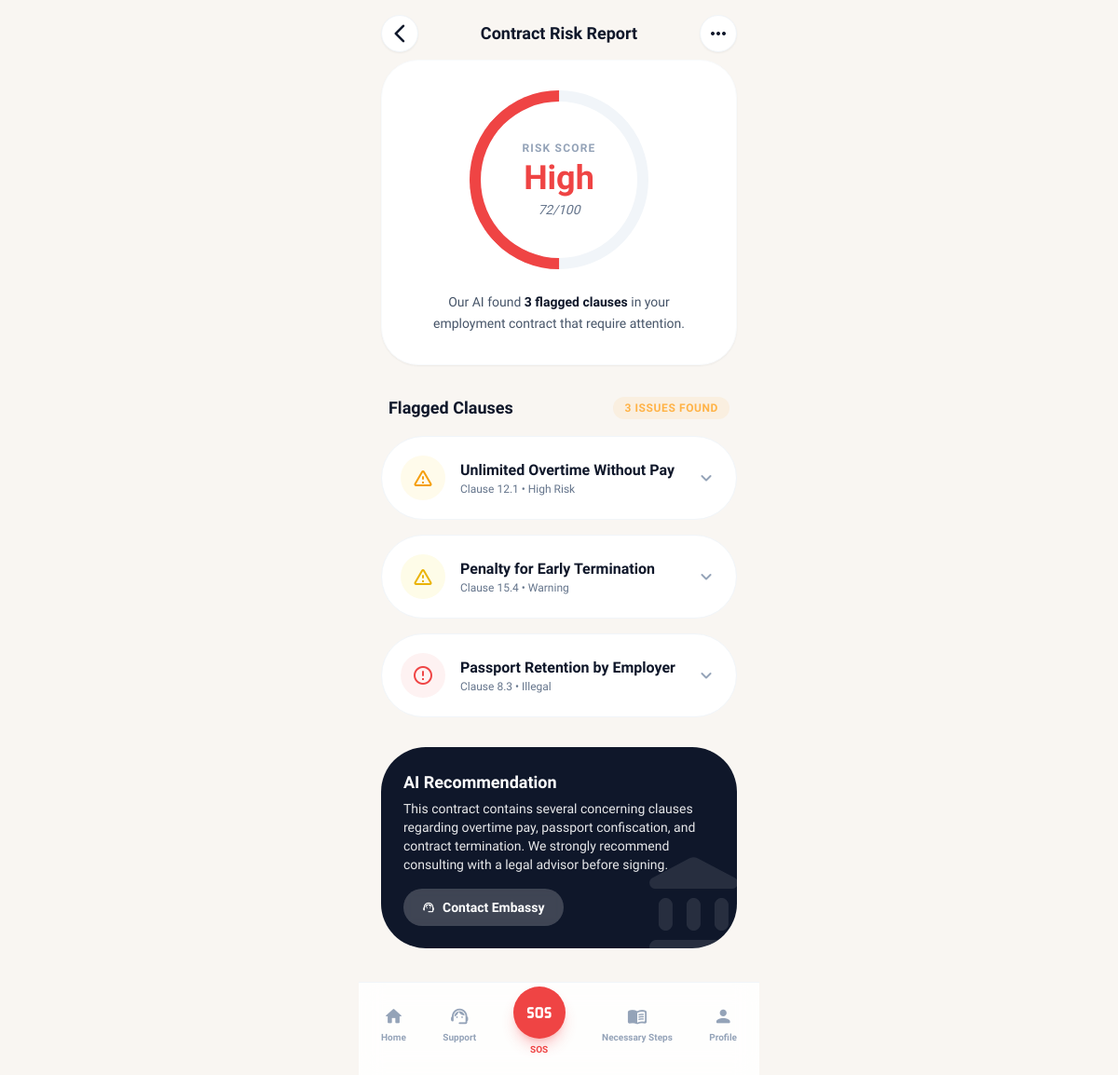
Screenshot of /contract-risk-report/ (signed in) with the database file from the repository.
### main/models.py (models this page shows, shortened)
class ContractAnalysis(models.Model):
    class RiskLevel(models.TextChoices):
        LOW = 'low', 'Low'
        MEDIUM = 'medium', 'Medium'
        HIGH = 'high', 'High'
    user = models.ForeignKey(
        settings.AUTH_USER_MODEL,
        on_delete=models.CASCADE,
        related_name='contract_analyses',
    )
    employer_name = models.CharField(max_length=200, blank=True)
    file = models.FileField(upload_to='contracts/')
    analyzed_at = models.DateTimeField(auto_now_add=True)
    risk_score = models.PositiveSmallIntegerField(
        default=0,
        help_text='Overall risk score 0–100',
    )
    risk_level = models.CharField(
        max_length=10,
        choices=RiskLevel.choices,
        default=RiskLevel.LOW,
    )
    ai_recommendation = models.TextField(
        blank=True,
        help_text='AI-generated overall recommendation text',
    )
    ai_recommendation_ne = models.TextField(
        blank=True,
        help_text='Nepali translation of the recommendation',
    )
    class Meta:
        verbose_name_plural = 'Contract analyses'
        ordering = ['-analyzed_at']

class FlaggedClause(models.Model):
    class Severity(models.TextChoices):
        ILLEGAL = 'illegal', 'Illegal'
        HIGH_RISK = 'high_risk', 'High Risk'
        WARNING = 'warning', 'Warning'
        INFO = 'info', 'Info'
    analysis = models.ForeignKey(
        ContractAnalysis,
        on_delete=models.CASCADE,
        related_name='flagged_clauses',
    )
    clause_reference = models.CharField(
        max_length=50,
        help_text='e.g. "Clause 14.2"',
    )
    title = models.CharField(max_length=200)
    severity = models.CharField(max_length=15, choices=Severity.choices)
    original_text = models.TextField(help_text='Original clause text in English')
    explanation_ne = models.TextField(
        blank=True,
        help_text='Plain-language Nepali explanation',
    )
    recommendation = models.TextField(blank=True)
    class Meta:
        ordering = ['clause_reference']

### main/views.py (the view)
# urls.py: path('contract-risk-report/', views.contract_risk_report, name='contract_risk_report'),
@login_required(login_url='main:login')
def contract_risk_report(request, pk=None):
    if pk:
        analysis = get_object_or_404(ContractAnalysis, pk=pk, user=request.user)
    else:
        analysis = request.user.contract_analyses.first()
        if not analysis:
            return redirect('main:contract_analysis_upload')
    clauses = analysis.flagged_clauses.all()
    context = {
        'analysis': analysis,
        'clauses': clauses,
        'unread_count': _unread_count(request.user),
    }
    return render(request, 'main/contract_risk_report.html', context)

### main/views.py (called while the page is built)
def _unread_count(user):
    if user.is_authenticated:
        return user.notifications.filter(is_read=False).count()
    return 0

### templates/main/contract_risk_report.html (shortened to what this page needs)
{% extends 'base.html' %}
{% block header %}
<header class="px-6 pt-4 pb-2 flex items-center justify-between">
    <button onclick="history.back()" class="w-10 h-10 flex items-center justify-center rounded-full bg-white dark:bg-zinc-800 shadow-sm border border-slate-100 dark:border-zinc-700">
        <span class="material-icons-round">arrow_back_ios_new</span>
    </button>
    <h1 class="text-lg font-bold">Contract Risk Report</h1>
    <button class="w-10 h-10 flex items-center justify-center rounded-full bg-white dark:bg-zinc-800 shadow-sm border border-slate-100 dark:border-zinc-700">
        <span class="material-icons-round">more_horiz</span>
    </button>
</header>
{% endblock %}
{% block content %}
<div class="bg-white dark:bg-zinc-900 rounded-[2.5rem] p-8 mb-8 shadow-sm border border-slate-50 dark:border-zinc-800 flex flex-col items-center">
    <div class="relative w-48 h-48 flex items-center justify-center">
        <div class="absolute inset-0 rounded-full border-[12px] border-slate-100 dark:border-zinc-800"></div>
        <div class="absolute inset-0 rounded-full border-[12px] {% if analysis.risk_level == 'high' %}border-danger{% elif analysis.risk_level == 'low' %}border-success{% else %}border-warning{% endif %} border-r-transparent border-b-transparent -rotate-45"></div>
        <div class="text-center z-10">
            <span class="text-xs font-bold text-slate-400 dark:text-zinc-500 tracking-widest uppercase mb-1 block">Risk Score</span>
            <div class="text-4xl font-extrabold {% if analysis.risk_level == 'high' %}text-danger{% elif analysis.risk_level == 'low' %}text-success{% else %}text-warning{% endif %}">{{ analysis.get_risk_level_display }}</div>
            <p class="text-sm text-slate-500 mt-1 italic">{{ analysis.risk_score }}/100</p>
        </div>
    </div>
    <p class="mt-6 text-center text-slate-600 dark:text-zinc-400 text-sm leading-relaxed px-4">
        Our AI found <span class="font-bold text-slate-900 dark:text-white">{{ clauses|length }} flagged clause{{ clauses|length|pluralize }}</span> in your employment contract that require attention.
    </p>
</div>
<div class="flex items-center justify-between mb-4 px-2">
    <h2 class="text-lg font-bold">Flagged Clauses</h2>
    <span class="px-3 py-1 bg-warning/10 text-warning rounded-full text-xs font-bold uppercase tracking-wider">{{ clauses|length }} Issue{{ clauses|length|pluralize }} Found</span>
</div>
<div class="space-y-4">
    {% for clause in clauses %}
    <details class="group bg-white dark:bg-zinc-900 rounded-3xl border border-slate-100 dark:border-zinc-800 transition-all duration-300 open:ring-2 open:ring-primary/20">
        <summary class="flex items-center justify-between p-5 cursor-pointer list-none">
            <div class="flex items-center gap-4">
                <div class="w-12 h-12 rounded-2xl {% if clause.severity == 'illegal' %}bg-red-50 dark:bg-red-900/20{% elif clause.severity == 'high_risk' %}bg-amber-50 dark:bg-amber-900/20{% else %}bg-yellow-50 dark:bg-yellow-900/20{% endif %} flex items-center justify-center {% if clause.severity == 'illegal' %}text-red-500{% elif clause.severity == 'high_risk' %}text-amber-500{% else %}text-yellow-500{% endif %}">
                    <span class="material-icons-round">{% if clause.severity == 'illegal' %}error_outline{% else %}warning_amber{% endif %}</span>
                </div>
                <div>
                    <h3 class="font-bold text-slate-900 dark:text-white">{{ clause.title }}</h3>
                    <p class="text-xs text-slate-500 dark:text-zinc-400">{{ clause.clause_reference }} &bull; {{ clause.get_severity_display }}</p>
                </div>
            </div>
            <span class="material-icons-round transition-transform duration-300 group-open:rotate-180 text-slate-400">expand_more</span>
        </summary>
    </details>
    {% empty %}
    <div class="bg-white dark:bg-zinc-900 rounded-3xl p-6 border border-slate-100 dark:border-zinc-800 text-center">
        <span class="material-symbols-rounded text-success text-4xl">check_circle</span>
        <p class="text-sm text-slate-500 mt-2">No flagged clauses found. This contract looks safe!</p>
    </div>
    {% endfor %}
</div>
{% if analysis.ai_recommendation %}
<div class="mt-8 mb-6 {% if analysis.risk_level == 'high' %}bg-slate-900 dark:bg-danger{% elif analysis.risk_level == 'low' %}bg-success dark:bg-success{% else %}bg-warning dark:bg-warning{% endif %} text-white rounded-3xl p-6 relative overflow-hidden">
    <div class="relative z-10">
        <h3 class="text-lg font-bold mb-1">AI Recommendation</h3>
        <p class="text-white/90 text-sm mb-4">{{ analysis.ai_recommendation }}</p>
        <a href="{% url 'main:embassy_contact_directory' %}" class="bg-white/20 backdrop-blur-sm px-5 py-2.5 rounded-full text-sm font-bold flex items-center gap-2 hover:bg-white/30 transition-colors inline-flex">
            <span class="material-icons-round text-sm">support_agent</span> Contact Embassy
        </a>
    </div>
    <span class="material-icons-round absolute -right-4 -bottom-4 text-[120px] opacity-10">account_balance</span>
</div>
{% endif %}
{% endblock %}

### templates/base.html (style rules this page uses)
body { font-family: 'Plus Jakarta Sans', sans-serif; -webkit-tap-highlight-color: transparent; }

### rows the page displays
ContractAnalysis: risk_level "High", risk_score "72", ai_recommendation "This contract contains several concerning clauses regarding overtime pay, passport confiscation, and contract termination. We strongly recommend consulting with a legal advisor before signing."
FlaggedClause: title "Unlimited Overtime Without Pay", clause_reference "Clause 12.1", severity "High Risk"
FlaggedClause: title "Penalty for Early Termination", clause_reference "Clause 15.4", severity "Warning"
FlaggedClause: title "Passport Retention by Employer", clause_reference "Clause 8.3", severity "Illegal"

### other values shown
{{ clauses|length }} "3"
